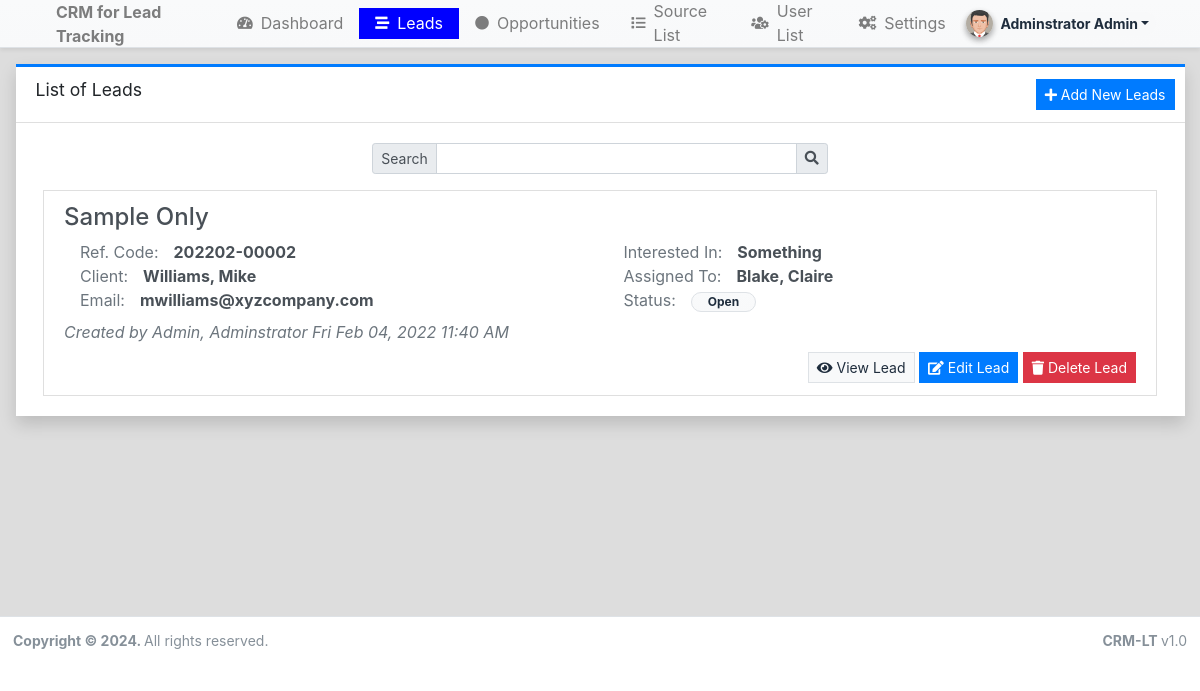
Page /admin/?page=leads (signed in) on the committed database.
### tables this page shows
CREATE TABLE `client_list` (
  `id` int(30) NOT NULL,
  `lead_id` int(30) NOT NULL,
  `firstname` text NOT NULL,
  `middlename` text NOT NULL,
  `lastname` text NOT NULL,
  `gender` varchar(100) NOT NULL,
  `dob` date NOT NULL,
  `contact` text NOT NULL,
  `email` text NOT NULL,
  `address` text NOT NULL,
  `other_info` text DEFAULT NULL,
  `date_created` datetime NOT NULL DEFAULT current_timestamp(),
  `date_updated` datetime DEFAULT NULL ON UPDATE current_timestamp()
);

CREATE TABLE `lead_list` (
  `id` int(30) NOT NULL,
  `code` varchar(100) NOT NULL,
  `source_id` int(30) NOT NULL,
  `interested_in` text NOT NULL,
  `remarks` text NOT NULL,
  `assigned_to` int(30) DEFAULT NULL,
  `user_id` int(30) DEFAULT NULL,
  `status` tinyint(2) NOT NULL DEFAULT 0 COMMENT '0 = New/Prospect,\r\n1 = Open,\r\n2 = Working,\r\n3 = Not a Target,\r\n4 = Disqualified,\r\n5 = Nurture,\r\n6 = Opportunity Created,\r\n7 = Opportunity Lost,\r\n8 = Inactive',
  `in_opportunity` tinyint(1) NOT NULL DEFAULT 0,
  `delete_flag` tinyint(1) NOT NULL DEFAULT 0,
  `date_created` datetime NOT NULL DEFAULT current_timestamp(),
  `date_updated` datetime DEFAULT NULL ON UPDATE current_timestamp()
);

### classes/DBConnection.php (called while the page is built, shortened)
<?php
class DBConnection{
    private $host = DB_SERVER;
    private $username = DB_USERNAME;
    private $password = DB_PASSWORD;
    private $database = DB_NAME;
    public $conn;
    public function __construct(){
        if (!isset($this->conn)) {
            $this->conn = new mysqli($this->host, $this->username, $this->password, $this->database);
        }
    }
}
?>

### classes/SystemSettings.php (called while the page is built, shortened)
<?php
class SystemSettings extends DBConnection{
	function userdata($field = ''){
		if(!empty($field)){
			if(isset($_SESSION['userdata'][$field]))
				return $_SESSION['userdata'][$field];
			else
				return null;
		}else{
			return false;
		}
	}
}
$_settings = new SystemSettings();
?>

### admin/leads/index.php (the view, shortened to what this page needs)
<div class="card card-outline card-primary rounded-0 shadow">
	<div class="card-header">
		<h3 class="card-title">List of Leads</h3>
		<?php if($_settings->userdata('type') == 1): ?>
		<div class="card-tools">
			<a href="./?page=leads/manage_lead" class="btn btn-flat btn-sm btn-primary"><span class="fas fa-plus"></span>  Add New Leads</a>
		</div>
		<?php endif; ?>
	</div>
	<div class="card-body">
		<div class="container-fluid">
			<div class="row justify-content-center mb-3">
				<div class="col-lg-5 col-md-6 col-sm-12">
					<div class="input-group input-group-sm">
						<div class="input-group-prepend">
							<span class="input-group-text">Search</span>
						</div>
						<input type="search" id="search" class="form-control">
						<div class="input-group-append">
							<span class="input-group-text"><i class="fa fa-search"></i></span>
						</div>
					</div>
				</div>
			</div>
			<div class="list-group" id="lead-list">
				<?php
				$uwhere = "";
				$users = $conn->query("SELECT id,CONCAT(lastname,', ', firstname, '', COALESCE(middlename,'')) as fullname FROM `users` where id in (SELECT `user_id` FROM `lead_list` where in_opportunity = 0 {$uwhere}) OR id in (SELECT assigned_to FROM `lead_list` where in_opportunity = 0 {$uwhere})");
				$user_arr = array_column($users->fetch_all(MYSQLI_ASSOC),'fullname','id');
				$leads = $conn->query("SELECT l.*,CONCAT(c.lastname,', ', c.firstname, '', COALESCE(c.middlename,'')) as client, c.email FROM `lead_list` l inner join client_list c on c.lead_id = l.id where l.in_opportunity = 0 {$uwhere} order by l.`status` asc, unix_timestamp(l.date_created) asc ");
				while($row = $leads->fetch_assoc()):
				?>
				<div class="list-group-item list-group-item-action list-item rounded-0">
					<h4 class="truncate-1"><?= $row['remarks'] ?></h4>
					<div class="row">
						<div class="col-lg-6 col-sm-12">
							<div class="d-flex">
								<div class="col-auto text-muted pl-3">Ref. Code:</div>
								<div class="col-auto flex-grow-1 flex-shrink-1"><p class="m-0 truncate-1"><b><?= $row['code'] ?></b></p></div>
							</div>
							<div class="d-flex">
								<div class="col-auto text-muted pl-3">Client:</div>
								<div class="col-auto flex-grow-1 flex-shrink-1"><p class="m-0 truncate-1"><b><?= ucwords($row['client']) ?></b></p></div>
							</div>
							<div class="d-flex">
								<div class="col-auto text-muted pl-3">Email:</div>
								<div class="col-auto flex-grow-1 flex-shrink-1"><p class="m-0 truncate-1"><b><?= $row['email'] ?></b></p></div>
							</div>
						</div>
						<div class="col-lg-6 col-sm-12">
							<div class="d-flex">
								<div class="col-auto text-muted pl-3">Interested In:</div>
								<div class="col-auto flex-grow-1 flex-shrink-1"><p class="m-0 truncate-1"><b><?= $row['interested_in'] ?></b></p></div>
							</div>
							<div class="d-flex">
								<div class="col-auto text-muted pl-3">Assigned To:</div>
								<div class="col-auto flex-grow-1 flex-shrink-1"><p class="m-0 truncate-1"><b><?= (isset($user_arr[$row['assigned_to']])) ? ucwords($user_arr[$row['assigned_to']]) : "Not Assigned Yet." ?></b></p></div>
							</div>
							<div class="d-flex">
								<div class="col-auto text-muted pl-3">Status:</div>
								<div class="col-auto flex-grow-1 flex-shrink-1">
									<?php
										switch($row['status']){
											case 1:
												echo '<span class="badge badge-light bg-gradient-light border px-3 rounded-pill">Open</span>';
												break;
										}
									?>
								</div>
							</div>
						</div>
					</div>
					<span class="text-muted"><em>Created by <?= isset($user_arr[$row['user_id']]) ? ucwords($user_arr[$row['user_id']]) : "N/A" ?> <?= date("D M d, Y h:i A",strtotime($row['date_created'])) ?></em></span>
					<div class="text-right">
						<a class="btn btn-sm btn-flat btn-light border" href="./?page=view_lead&id=<?= $row['id'] ?>"><i class="fa fa-eye"></i> View Lead</a>
						<?php if($_settings->userdata('type') == 1): ?>
						<a class="btn btn-sm btn-flat btn-primary" href="./?page=leads/manage_lead&id=<?= $row['id'] ?>"><i class="fa fa-edit"></i> Edit Lead</a>
						<a class="btn btn-sm btn-flat btn-danger delete_data" data-id="<?= $row['id'] ?>"><i class="fa fa-trash"></i> Delete Lead</a>
						<?php endif; ?>
					</div>
				</div>
				<?php endwhile; ?>
			</div>
		</div>
	</div>
</div>

### admin/inc/topBarNav.php (style rules this page uses)
p { margin-top: 15px; }

### rows in the picture
client_list: lead.remarks "Sample Only", lead.code "202202-00002", client "Williams, Mike", email "mwilliams@xyzcompany.com", lead.interested_in "Something", lead.assigned_to "Blake, Claire", lead.user_id "Admin, Adminstrator", lead.date_created "Fri Feb 04, 2022 11:40 AM"

### other values in the picture
$_settings->info('name') "CRM for Lead Tracking"
$_settings->info('short_name') "CRM-LT"
